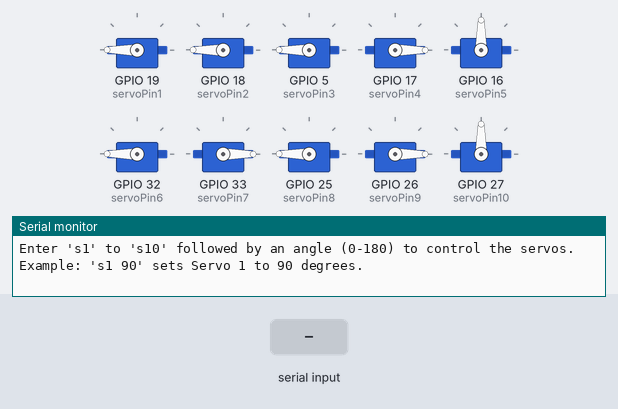
Bench run of a program on a simulated ESP32. Shown: 10 × servo, the last lines printed to the serial monitor. Inputs (shaded band) come from the test bench.

Above: at 1.2 s.
1.3 s: "s1\n" received over Serial
At 1.6 s:
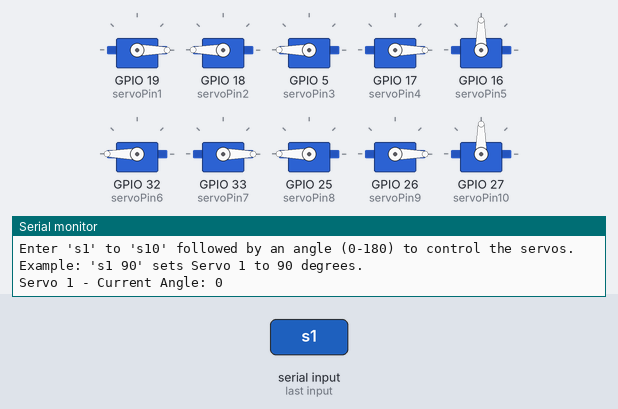
2.8 s: "s2\n" received over Serial
At 3.9 s:
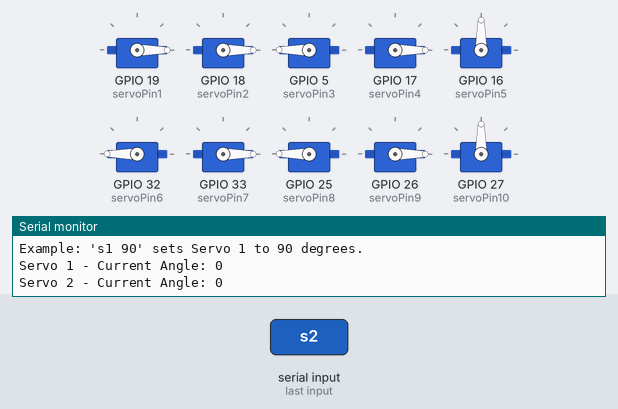
4.3 s: "s3\n" received over Serial
At 5.0 s:
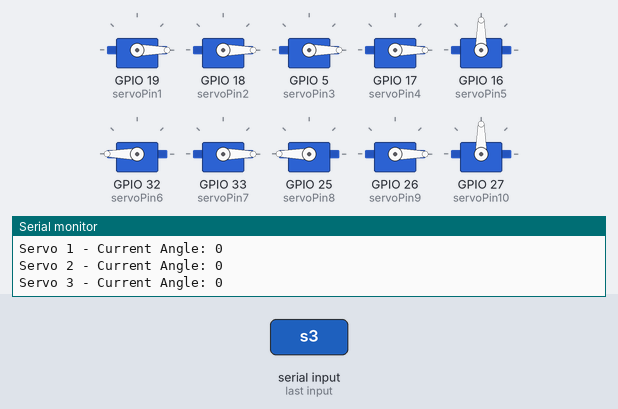
5.8 s: "s5\n" received over Serial
At 6.2 s:
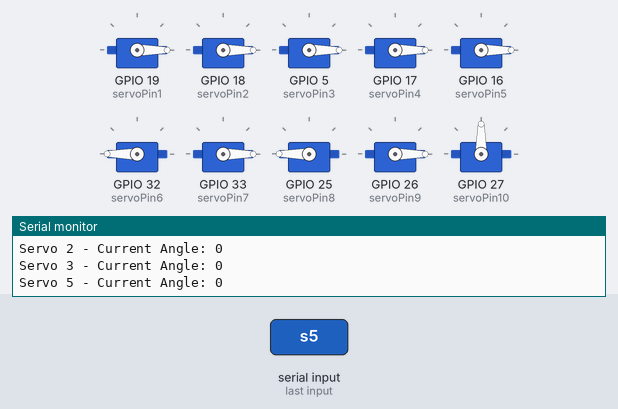
7.3 s: "s6\n" received over Serial
At 8.5 s:
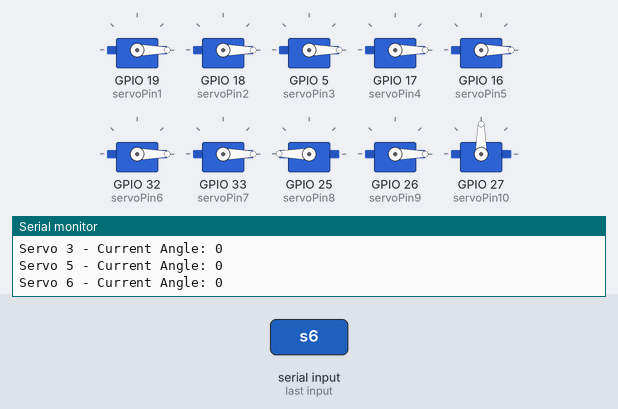
8.8 s: "s8\n" received over Serial
At 9.7 s:
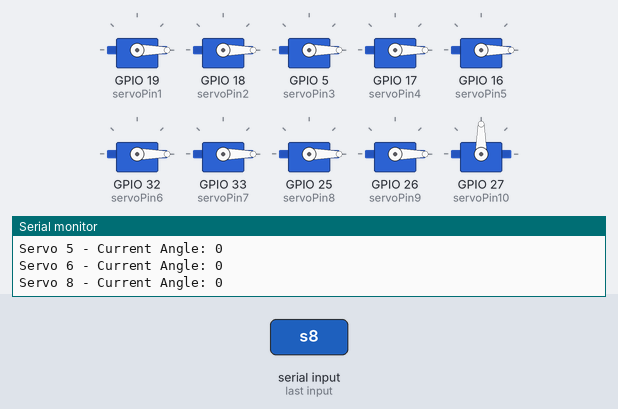
Timing chart, 0 to 11.3 s (numbered marks = the images above; inputs shaded):
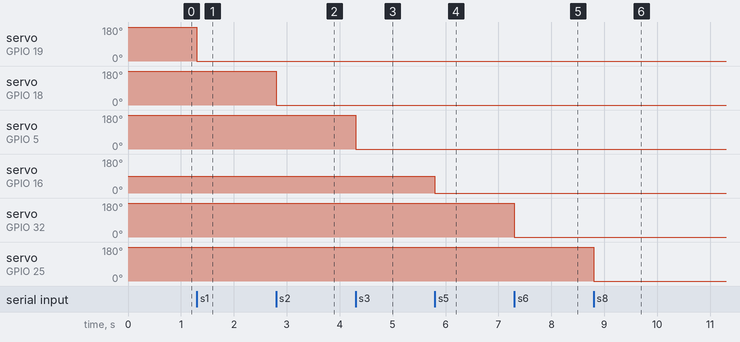

The program:

main.cpp
```cpp
#include <Arduino.h>
#include <ESP32Servo.h>

Servo servo1;  // サーボ1
Servo servo2;
Servo servo3;
Servo servo4;
Servo servo5;
Servo servo6;
Servo servo7;
Servo servo8;
Servo servo9;
Servo servo10;

int servoPin1 = 19;  // サーボ1を接続するピン
int servoPin2 = 18;
int servoPin3 = 5;
int servoPin4 = 17;
int servoPin5 = 16;
int servoPin6 = 32;
int servoPin7 = 33;
int servoPin8 = 25;
int servoPin9 = 26;
int servoPin10 = 27;

int currentAngle1 = 180;  // サーボ1の初期角度
int currentAngle2 = 180;
int currentAngle3 = 180;
int currentAngle4 = 0;
int currentAngle5 = 90;
int currentAngle6 = 180;
int currentAngle7 = 0;
int currentAngle8 = 180;
int currentAngle9 = 0;
int currentAngle10 = 90;

void setup() {
  Serial.begin(115200);    // シリアルモニタの開始
  servo1.attach(servoPin1); // サーボ1をピンに接続
  servo2.attach(servoPin2);
  servo3.attach(servoPin3);
  servo4.attach(servoPin4);
  servo5.attach(servoPin5);
  servo6.attach(servoPin6);
  servo7.attach(servoPin7);
  servo8.attach(servoPin8);
  servo9.attach(servoPin9);
  servo10.attach(servoPin10);

  // 初期角度を設定
  servo1.write(currentAngle1);
  servo2.write(currentAngle2);
  servo3.write(currentAngle3);
  servo4.write(currentAngle4);
  servo5.write(currentAngle5);
  servo6.write(currentAngle6);
  servo7.write(currentAngle7);
  servo8.write(currentAngle8);
  servo9.write(currentAngle9);
  servo10.write(currentAngle10);

  Serial.println("Enter 's1' to 's10' followed by an angle (0-180) to control the servos.");
  Serial.println("Example: 's1 90' sets Servo 1 to 90 degrees.");
}

void loop() {
  if (Serial.available() > 0) {
    // 入力を文字列として読み込む
    String inputString = Serial.readStringUntil('\n');
    inputString.trim();  // 改行や空白を削除

    // サーボ1からサーボ10を制御するか判断
    if (inputString.startsWith("s1")) {
      String angleString = inputString.substring(2); // 's1'の後の部分を取得
      int newAngle = angleString.toInt();  // 文字列を整数に変換
      if (newAngle >= 0 && newAngle <= 180) {
        currentAngle1 = newAngle;  // 新しい角度を設定
        servo1.write(currentAngle1); // サーボ1を新しい角度に移動
        Serial.print("Servo 1 - Current Angle: ");
        Serial.println(currentAngle1);
      }
      else {
        Serial.println("Please enter a valid angle between 0 and 180 for Servo 1.");
      }
    }

    if (inputString.startsWith("s2")) {
      String angleString = inputString.substring(2);
      int newAngle = angleString.toInt();
      if (newAngle >= 0 && newAngle <= 180) {
        currentAngle2 = newAngle;
        servo2.write(currentAngle2);
        Serial.print("Servo 2 - Current Angle: ");
        Serial.println(currentAngle2);
      }
      else {
        Serial.println("Please enter a valid angle between 0 and 180 for Servo 2.");
      }
    }

    if (inputString.startsWith("s3")) {
      String angleString = inputString.substring(2);
      int newAngle = angleString.toInt();
      if (newAngle >= 0 && newAngle <= 180) {
        currentAngle3 = newAngle;
        servo3.write(currentAngle3);
        Serial.print("Servo 3 - Current Angle: ");
        Serial.println(currentAngle3);
      }
      else {
        Serial.println("Please enter a valid angle between 0 and 180 for Servo 3.");
      }
    }

    if (inputString.startsWith("s4")) {
      String angleString = inputString.substring(2);
      int newAngle = angleString.toInt();
      if (newAngle >= 0 && newAngle <= 180) {
        currentAngle4 = newAngle;
        servo4.write(currentAngle4);
        Serial.print("Servo 4 - Current Angle: ");
        Serial.println(currentAngle4);
      }
      else {
        Serial.println("Please enter a valid angle between 0 and 180 for Servo 4.");
      }
    }

    if (inputString.startsWith("s5")) {
      String angleString = inputString.substring(2);
      int newAngle = angleString.toInt();
      if (newAngle >= 0 && newAngle <= 180) {
        currentAngle5 = newAngle;
        servo5.write(currentAngle5);
        Serial.print("Servo 5 - Current Angle: ");
        Serial.println(currentAngle5);
      }
      else {
        Serial.println("Please enter a valid angle between 0 and 180 for Servo 5.");
      }
    }

    if (inputString.startsWith("s6")) {
      String angleString = inputString.substring(2);
      int newAngle = angleString.toInt();
      if (newAngle >= 0 && newAngle <= 180) {
        currentAngle6 = newAngle;
        servo6.write(currentAngle6);
        Serial.print("Servo 6 - Current Angle: ");
        Serial.println(currentAngle6);
      }
      else {
        Serial.println("Please enter a valid angle between 0 and 180 for Servo 6.");
      }
    }

    if (inputString.startsWith("s7")) {
      String angleString = inputString.substring(2);
      int newAngle = angleString.toInt();
      if (newAngle >= 0 && newAngle <= 180) {
        currentAngle7 = newAngle;
        servo7.write(currentAngle7);
        Serial.print("Servo 7 - Current Angle: ");
        Serial.println(currentAngle7);
      }
      else {
        Serial.println("Please enter a valid angle between 0 and 180 for Servo 7.");
      }
    }

    if (inputString.startsWith("s8")) {
      String angleString = inputString.substring(2);
      int newAngle = angleString.toInt();
      if (newAngle >= 0 && newAngle <= 180) {
        currentAngle8 = newAngle;
        servo8.write(currentAngle8);
        Serial.print("Servo 8 - Current Angle: ");
        Serial.println(currentAngle8);
      }
      else {
        Serial.println("Please enter a valid angle between 0 and 180 for Servo 8.");
      }
    }

    if (inputString.startsWith("s9")) {
      String angleString = inputString.substring(2);
      int newAngle = angleString.toInt();
      if (newAngle >= 0 && newAngle <= 180) {
        currentAngle9 = newAngle;
        servo9.write(currentAngle9);
        Serial.print("Servo 9 - Current Angle: ");
        Serial.println(currentAngle9);
      }
      else {
        Serial.println("Please enter a valid angle between 0 and 180 for Servo 9.");
      }
    }

    if (inputString.startsWith("s10")) {
      String angleString = inputString.substring(2);
      int newAngle = angleString.toInt();
      if (newAngle >= 0 && newAngle <= 180) {
        currentAngle10 = newAngle;
        servo10.write(currentAngle10);
        Serial.print("Servo 10 - Current Angle: ");
        Serial.println(currentAngle10);
      }
      else {
        Serial.println("Please enter a valid angle between 0 and 180 for Servo 10.");
      }
    }
  }
}
```

Measured:
- after the input at 1.3 s, servo on GPIO 19 (servoPin1): 180° → 0° at once
- after the input at 2.8 s, servo on GPIO 18 (servoPin2): 180° → 0° at once
- after the input at 4.3 s, servo on GPIO 5 (servoPin3): 180° → 0° at once
- after the input at 5.8 s, servo on GPIO 16 (servoPin5): 90° → 0° at once
- after the input at 7.3 s, servo on GPIO 32 (servoPin6): 180° → 0° at once
- after the input at 8.8 s, servo on GPIO 25 (servoPin8): 180° → 0° at once
